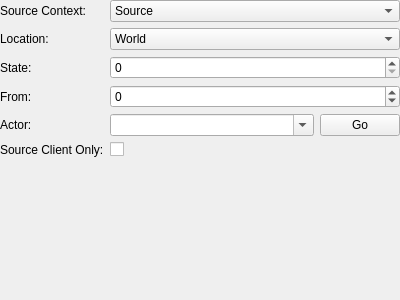
<?xml version="1.0" encoding="UTF-8"?>
<ui version="4.0">
 <class>ActionSetNPCState</class>
 <widget class="QWidget" name="ActionSetNPCState">
  <property name="geometry">
   <rect>
    <x>0</x>
    <y>0</y>
    <width>400</width>
    <height>300</height>
   </rect>
  </property>
  <layout class="QVBoxLayout" name="verticalLayout">
   <property name="margin">
    <number>0</number>
   </property>
   <item>
    <layout class="QFormLayout" name="formLayout">
     <item row="0" column="0">
      <widget class="QLabel" name="label_2">
       <property name="text">
        <string>Source Context:</string>
       </property>
      </widget>
     </item>
     <item row="0" column="1">
      <widget class="QComboBox" name="sourceContext">
       <item>
        <property name="text">
         <string>Source</string>
        </property>
       </item>
       <item>
        <property name="text">
         <string>Party</string>
        </property>
       </item>
       <item>
        <property name="text">
         <string>All</string>
        </property>
       </item>
      </widget>
     </item>
     <item row="1" column="0">
      <widget class="QLabel" name="label_3">
       <property name="text">
        <string>Location:</string>
       </property>
      </widget>
     </item>
     <item row="1" column="1">
      <widget class="QComboBox" name="location">
       <item>
        <property name="text">
         <string>World</string>
        </property>
       </item>
       <item>
        <property name="text">
         <string>Channel</string>
        </property>
       </item>
       <item>
        <property name="text">
         <string>Instance</string>
        </property>
       </item>
       <item>
        <property name="text">
         <string>Zone</string>
        </property>
       </item>
      </widget>
     </item>
     <item row="2" column="0">
      <widget class="QLabel" name="label_5">
       <property name="text">
        <string>State:</string>
       </property>
      </widget>
     </item>
     <item row="3" column="0">
      <widget class="QLabel" name="label">
       <property name="text">
        <string>From:</string>
       </property>
      </widget>
     </item>
     <item row="2" column="1">
      <widget class="QSpinBox" name="state">
       <property name="maximum">
        <number>255</number>
       </property>
      </widget>
     </item>
     <item row="3" column="1">
      <widget class="QSpinBox" name="from">
       <property name="minimum">
        <number>-1</number>
       </property>
       <property name="maximum">
        <number>255</number>
       </property>
      </widget>
     </item>
     <item row="4" column="0">
      <widget class="QLabel" name="label_4">
       <property name="text">
        <string>Actor:</string>
       </property>
      </widget>
     </item>
     <item row="4" column="1">
      <layout class="QHBoxLayout" name="horizontalLayout_4">
       <item>
        <widget class="QComboBox" name="actor">
         <property name="sizePolicy">
          <sizepolicy hsizetype="Expanding" vsizetype="Fixed">
           <horstretch>0</horstretch>
           <verstretch>0</verstretch>
          </sizepolicy>
         </property>
         <property name="editable">
          <bool>true</bool>
         </property>
        </widget>
       </item>
       <item>
        <widget class="QPushButton" name="actorGo">
         <property name="text">
          <string>Go</string>
         </property>
        </widget>
       </item>
      </layout>
     </item>
     <item row="5" column="0">
      <widget class="QLabel" name="label_6">
       <property name="text">
        <string>Source Client Only:</string>
       </property>
      </widget>
     </item>
     <item row="5" column="1">
      <widget class="QCheckBox" name="sourceClientOnly"/>
     </item>
    </layout>
   </item>
  </layout>
 </widget>
 <resources/>
 <connections/>
</ui>
